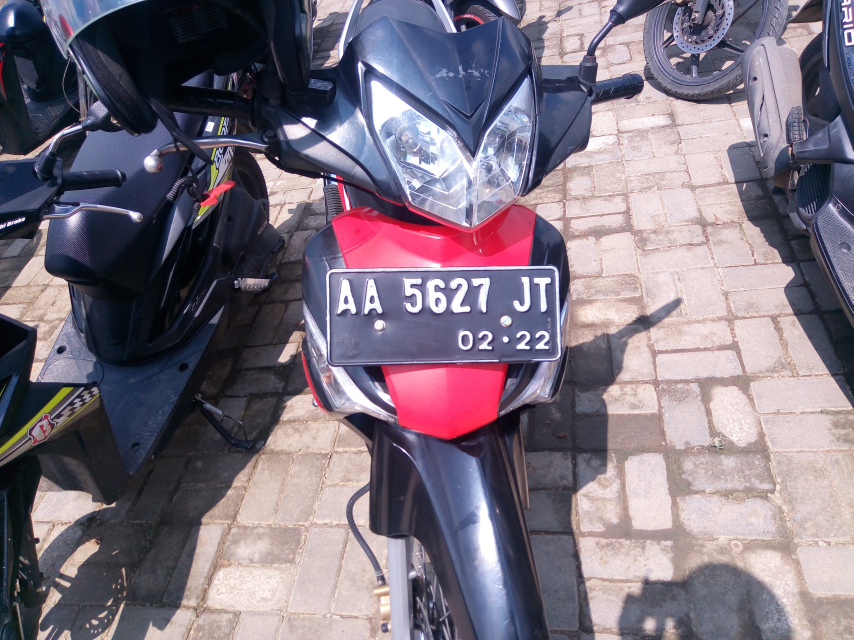
#> input picture project/data/plat.jpg, 2560 x 1920 px, found by its file name (shown at 1/3 size)
$ python deteksiPlat.py
#> lines starting #> are read from the running program, lines starting #| are printed output that depends on the picture; after the words box and inside, x2 and y2 are one past the last pixel; in counts of white or black regions, pixels touching at a corner belong together
import cv2 as cv
import numpy as np
from matplotlib import pyplot as plt

# Load citra RGB (BGR)
img = cv.imread('project/data/plat.jpg')
#> img is the input picture: shape (1920, 2560, 3); mean B, G, R 126.7, 113.4, 124.2

# Resize citra dengan mengalikannya ukuran aslinya dengan 0.4
img = cv.resize(img, (int(img.shape[1]*.4),int(img.shape[0]*.4)))
#> img: shape (768, 1024, 3)

# Normalisasi Cahaya
kernel = cv.getStructuringElement(cv.MORPH_ELLIPSE,(20,20))
img_opening = cv.morphologyEx(img, cv.MORPH_OPEN, kernel)
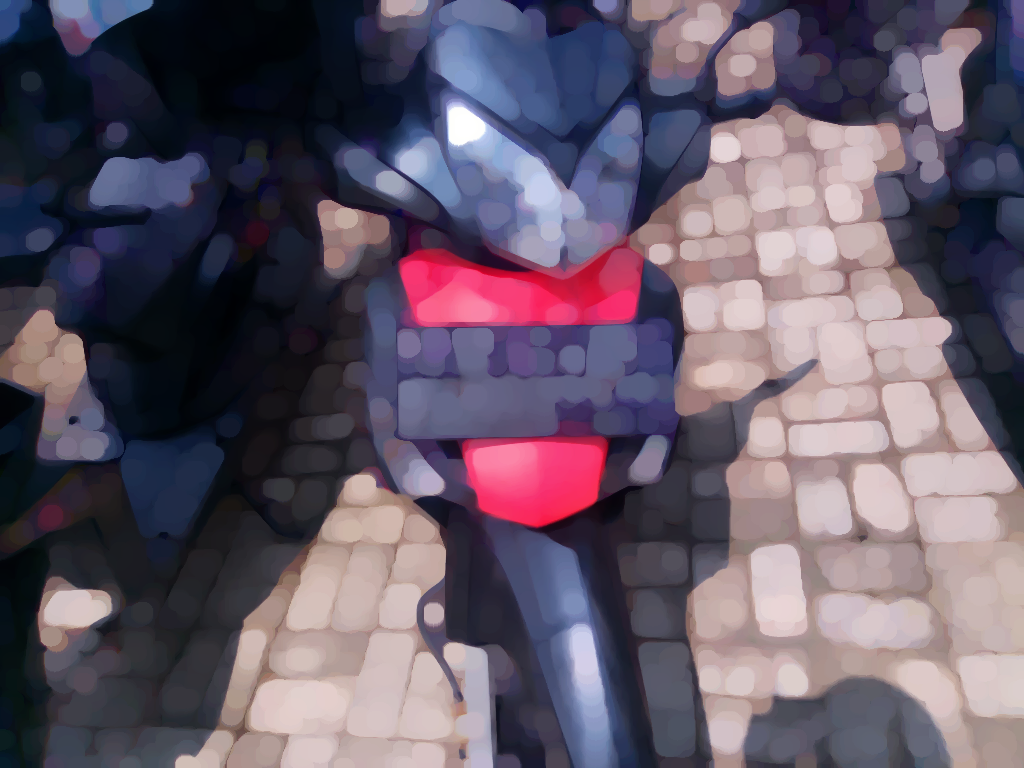
#> img_opening: shape (768, 1024, 3); mean B, G, R 103.4, 88.4, 99.9
img_norm = img - img_opening

# Konversi citra keabuan (grayscale)
img_gray = cv.cvtColor(img_norm, cv.COLOR_BGR2GRAY)
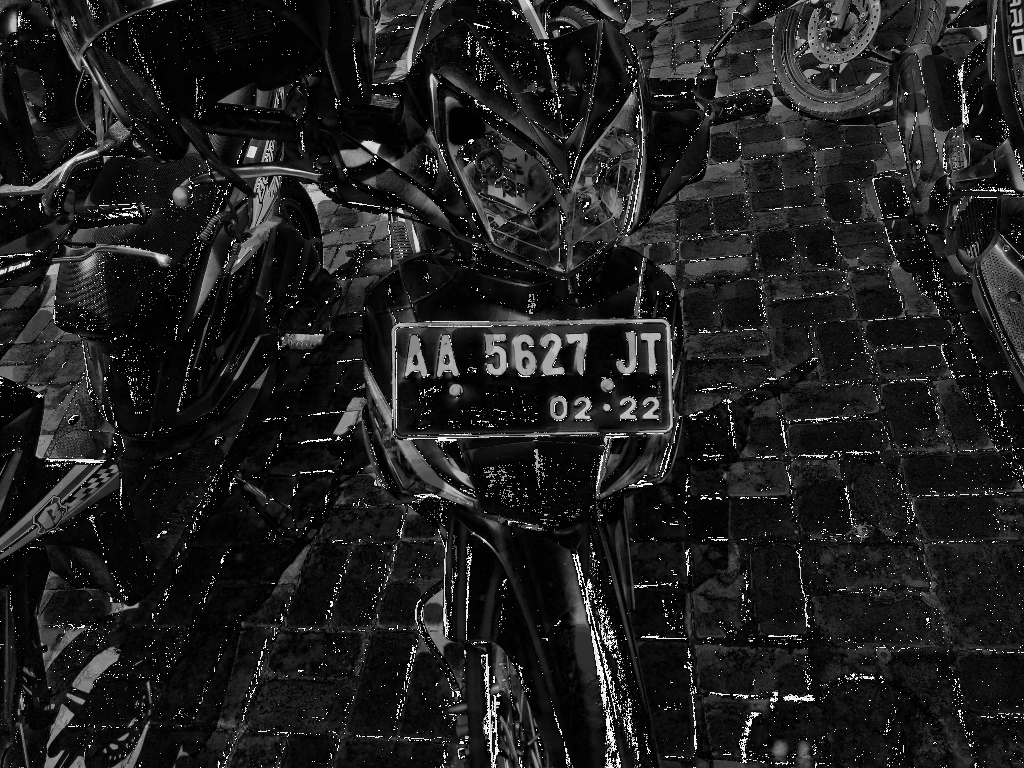
#> img_gray: shape (768, 1024); min 0, max 255, mean 31.1

# Thresholding menggunakan metode Otsu
_, img_thresh = cv.threshold(img_gray, 0, 255, cv.THRESH_BINARY + cv.THRESH_OTSU)
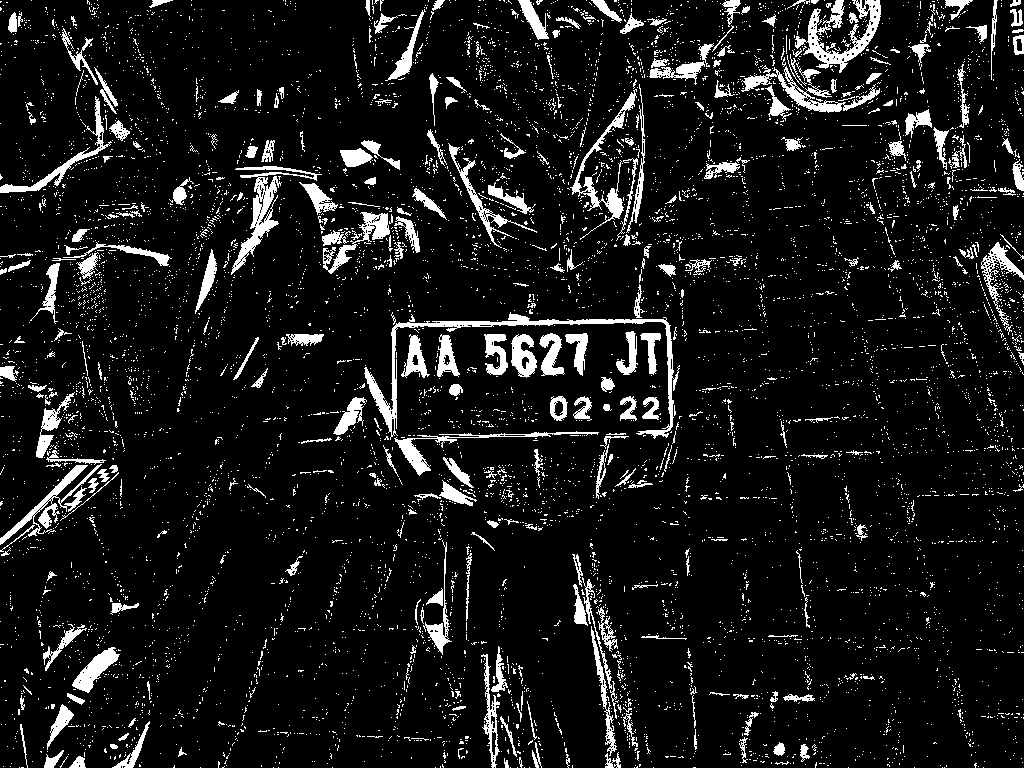
#> img_thresh: shape (768, 1024); 9% white; 7691 white regions (7358 under 20 px)

# Deteksi plat menggunakan contours
contours_vehicle, _ = cv.findContours(img_thresh, cv.RETR_TREE, cv.CHAIN_APPROX_SIMPLE)
#> contours_vehicle = 8705 contours, 8479 with area under 20; largest, box (x1, y1, x2, y2) and area: (364, 312, 680, 440) 2404, (795, 0, 881, 73) 1874, (231, 166, 322, 275) 1502, (741, 62, 880, 113) 1311, (0, 464, 102, 545) 1106

# Cek jumlah contours
index_plate_candidate = []

for contour_vehicle in contours_vehicle:
    x,y,w,h = cv.boundingRect(contour_vehicle)
    aspect_ratio = w/h
    if w >= 200 and aspect_ratio <= 4 :
        index_plate_candidate.append(contour_vehicle)
#> this loop made 8705 passes
#> (x, y, w, h, aspect_ratio) on passes 1 to 3: (983, 767, 1, 1, 1), (944, 767, 1, 1, 1), (942, 767, 1, 1, 1)
#> after the loop, index_plate_candidate = 1 contour; box (x1, y1, x2, y2) and area: (364, 312, 680, 440) 2404

if len(index_plate_candidate) == 0:
    print("Plat nomor tidak ditemukan")
else:
    plate_candidate = max(index_plate_candidate, key=cv.contourArea)
#> plate_candidate = contour of 537 points, box (x1, y1, x2, y2) (364, 312, 680, 440), area 2404
    x_plate, y_plate, w_plate, h_plate = cv.boundingRect(plate_candidate)
#> x_plate = 364; y_plate = 312; w_plate = 316; h_plate = 128
    cv.rectangle(img, (x_plate, y_plate), (x_plate+w_plate, y_plate+h_plate), (0,255,0), 5)
#> img: shape (768, 1024, 3); mean B, G, R 125.7, 114.7, 122.9
    plate_roi = img[y_plate:y_plate+h_plate, x_plate:x_plate+w_plate]
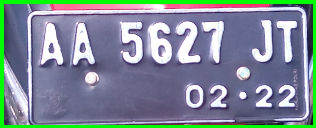
#> plate_roi: shape (128, 316, 3); mean B, G, R 149, 139.6, 125.4

    # Konversi ke citra keabuan (grayscale)
    plate_gray = cv.cvtColor(plate_roi, cv.COLOR_BGR2GRAY)
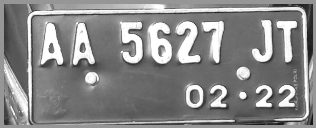
#> plate_gray: shape (128, 316); min 17, max 255, mean 136.5

    # Thresholding menggunakan metode Otsu
    _, img_plate_thresh = cv.threshold(plate_gray, 0, 255, cv.THRESH_BINARY + cv.THRESH_OTSU)
#> img_plate_thresh: shape (128, 316); 19.9% white; 47 white regions (26 under 20 px), largest, box (x1, y1, x2, y2) and area: (27, 4, 309, 121) 2043, (147, 22, 172, 64) 679, (175, 21, 200, 63) 580

    # Segmentasi karakter menggunakan contours
    kernel = cv.getStructuringElement(cv.MORPH_CROSS, (3,3))
    img_plate_thresh = cv.morphologyEx(img_plate_thresh, cv.MORPH_OPEN, kernel)
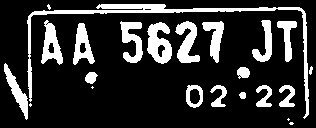
#> img_plate_thresh: shape (128, 316); 18.5% white; 23 white regions (5 under 20 px)
    contours_plate, _ = cv.findContours(img_plate_thresh, cv.RETR_TREE, cv.CHAIN_APPROX_SIMPLE)
#> contours_plate = 32 contours, 11 with area under 20; largest, box (x1, y1, x2, y2) and area: (27, 4, 309, 119) 1434, (147, 22, 172, 64) 664, (175, 21, 200, 63) 508, (41, 20, 63, 65) 506, (73, 23, 95, 65) 468

    index_chars_candidate = []

    for contour_plate in contours_plate:
        x_char,y_char,w_char,h_char = cv.boundingRect(contour_plate)
        if h_char >= 40 and h_char <= 60 and w_char >= 10:
            index_chars_candidate.append(contour_plate)
#> this loop made 32 passes
#> (x_char, y_char, w_char, h_char) on passes 1, 3, 4, 6, 7, 8, 9, 10, 11, 12, 15, 16: (289, 122, 5, 3), (29, 103, 3, 4), (239, 92, 7, 7), (279, 85, 16, 22), (256, 85, 16, 22), (210, 85, 17, 22), (186, 85, 17, 23), (189, 88, 12, 17), (85, 72, 13, 12), (237, 67, 13, 12), (309, 66, 4, 9), (4, 63, 24, 57)
#> (contour_plate, x_char, y_char, w_char, h_char) on passes 2, 5, 13, 14, 28, 29: ([[288, 118], [287, 119], [288, 120], [289, 119]], 287, 118, 3, 3), ([[92, 86], [91, 87], [92, 88], [93, 87]], 91, 86, 3, 3), ([[239, 76], [240, 75], [241, 76], [240, 77]], 239, 75, 3, 3), ([[238, 75], [239, 74], [240, 75], [239, 76]], 238, 74, 3, 3), ([[45, 24], [46, 23], [47, 24], [46, 25]], 45, 23, 3, 3), ([[46, 23], [47, 22], [48, 23], [47, 24]], 46, 22, 3, 3)
#> after the loop, index_chars_candidate = 9 contours; largest, box (x1, y1, x2, y2) and area: (147, 22, 172, 64) 664, (175, 21, 200, 63) 508, (41, 20, 63, 65) 506, (73, 23, 95, 65) 468, (120, 21, 143, 63) 454

    if index_chars_candidate == []:
        print('Karakter tidak tersegmentasi')
    else:
        for char_candidate in index_chars_candidate:
            x,y,w,h = cv.boundingRect(char_candidate)
            cv.rectangle(img, (x_plate+x, y_plate+y), (x_plate+x+w, y_plate+y+h), (0,255,0), 5)
#> this loop made 9 passes
#> (x, y, w, h) on passes 1 to 9: (4, 63, 24, 57), (73, 23, 22, 42), (147, 22, 25, 42), (277, 21, 20, 41), (202, 21, 22, 42), (175, 21, 25, 42), (120, 21, 23, 42), (252, 20, 20, 42), (41, 20, 22, 45)
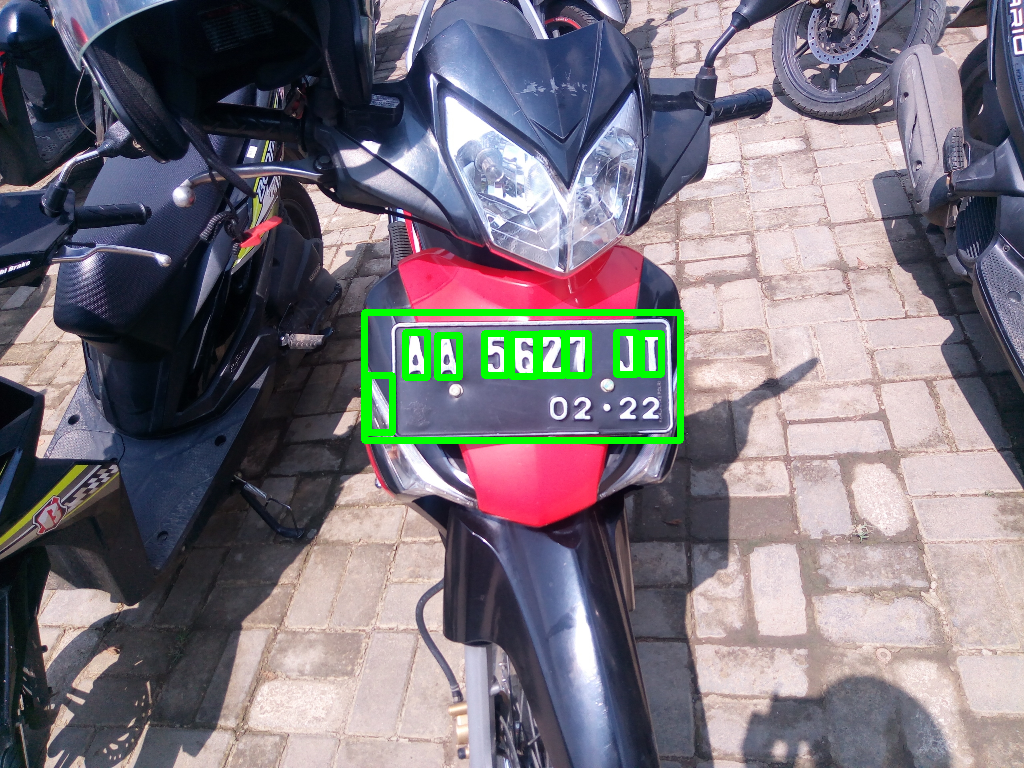
#> img: shape (768, 1024, 3); mean B, G, R 124.2, 115.8, 121.7

    plt.imshow(cv.cvtColor(img, cv.COLOR_BGR2RGB))
    plt.axis('off')
    plt.show()
